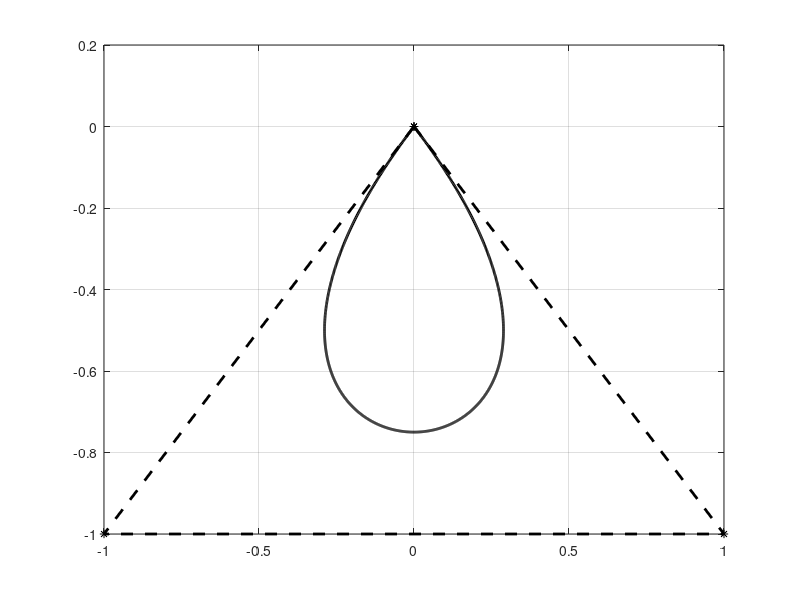

Source code (MATLAB):
%Algoritmo Curvas de Bezier
clear
m=4 %numero de intervalos de 6 figuras:
%y=[0 0 4  4];x=[0 4 4  0]; %parabola horizontal
%y=[0 9 9  0];x=[4 4 0  0]; %parabola vertical
%y=[3 6 0 -3];x=[0 5 6  1]; %parabola inclinada
%y=[3 1 5 -3];x=[0 2 2  3]; %parabola distorcida
%y=[0 4 4  0];x=[0 5 0  5]; %cuspide
y=[0 -1 -1 0];x=[0  1  -1  0]; %Gota
x(m+1)=x(1);y(m+1)=y(1);	
numpasso=1000
h=1/numpasso %Espaçamento do parametro t
t=0
cx=3*(x(2)-x(1));bx=3*(x(3)-x(2))-cx;ax=(x(4)-x(1))-(cx+bx);
cy=3*(y(2)-y(1));by=3*(y(3)-y(2))-cy;ay=(y(4)-y(1))-(cy+by);
xmax=0;ymax=0;
for i=1:numpasso+1
   xx(i)=x(1)+t*(cx+t*(bx+t*ax));
   yy(i)=y(1)+t*(cy+t*(by+t*ay));
   t=t+h;
end%for
plot(x,y,'*k',x,y,'--k','linewidth',2,xx,yy,'-k','linewidth',2)
grid on